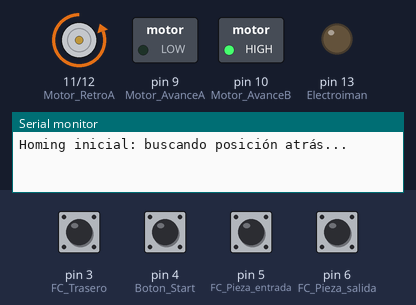
The sketch below on a simulated Arduino Uno, built with avr-gcc and run on an emulated ATmega328P. Parts: motor-driver pin pairs drawn as motors (green arrow = first pin HIGH = forward, orange = second pin HIGH = backward, longer = more drive), switched loads named in the sketch (green lamp = pin HIGH), output pins drawn as LEDs (lit = HIGH), the last lines printed to the serial monitor. Inputs (shaded band) come from the test bench; at power-on: pin 3 (FC_Trasero), pin 4 (Boton_Start), pin 5 (FC_Pieza_entrada), pin 6 (FC_Pieza_salida) HIGH.

Above: at 0.8 s.
0.9 s: pin 3 (FC_Trasero) pulled LOW for 0.15 s
At 2.1 s:
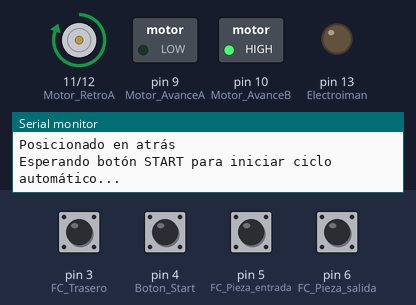
2.5 s: pin 4 (Boton_Start) pulled LOW for 0.15 s
Timing chart, 0 to 5.5 s (numbered marks = the images above; inputs shaded):
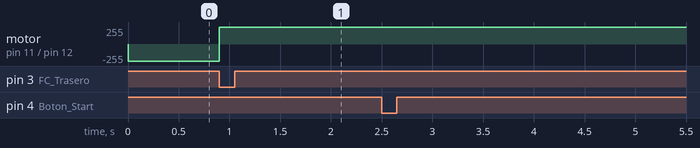

The sketch:

Codigo.ino
```cpp
// ================== ENTRADAS (INPUT_PULLUP, activas LOW) ==================
const int FC_Delante       = 2;   // LOW cuando toca final delante
const int FC_Trasero       = 3;   // LOW cuando toca final atrás
const int FC_Pieza_entrada  = 5;   // LOW cuando hay pieza delante
const int FC_Pieza_salida   = 6;   // LOW cuando hay pieza detrás
const int Boton_Start      = 4;   // LOW al pulsar

// ================== SALIDAS ==================
const int Motor_AvanceA     = 9;
const int Motor_AvanceB     = 10;
const int Motor_RetroA      = 11;
const int Motor_RetroB      = 12;
const int Electroiman      = 13;

// ============================================================
bool automatico = false;   // Solo inicia tras pulsar START
unsigned long delay_suelta = 1000;  // Retardo tras liberar zona trasera

void setup() {
  pinMode(FC_Delante, INPUT_PULLUP);
  pinMode(FC_Trasero, INPUT_PULLUP);
  pinMode(FC_Pieza_entrada, INPUT_PULLUP);
  pinMode(FC_Pieza_salida, INPUT_PULLUP);
  pinMode(Boton_Start, INPUT_PULLUP);

  pinMode(Motor_AvanceA, OUTPUT);
  pinMode(Motor_AvanceB, OUTPUT);
  pinMode(Motor_RetroA, OUTPUT);
  pinMode(Motor_RetroB, OUTPUT);
  pinMode(Electroiman, OUTPUT);

  detenerMotor();
  digitalWrite(Electroiman, LOW);

  Serial.begin(9600);

  posicion_inicial();   // Se posiciona atras al iniciar

  Serial.println("Esperando botón START para iniciar ciclo automático...");
}

// ============================================================

void loop() {

  // ----------- ESPERA PRIMERA PULSACIÓN PARA EMPEZAR -----------
  if (!automatico) {
    if (digitalRead(Boton_Start) == LOW) { // pulsado -> activo
      automatico = true;
      Serial.println(">>> Ciclo automático INICIADO");
      delay(300);   // antirrebote básico
    }
    return;
  }

  // ===================== CICLO AUTOMÁTICO CONTINUO =======================

  // Si hay pieza en la parte delantera -> recoger
  if (digitalRead(FC_Pieza_entrada) == LOW) {
    Serial.println("Hay pieza delante, yendo a recoger...");

    moverAdelante();
    while (digitalRead(FC_Delante) == HIGH); // Espera llegar al FC
    detenerMotor();

    digitalWrite(Electroiman, HIGH); // Coger pieza
    delay(200);

    moverAtras();
    while (digitalRead(FC_Trasero) == HIGH); // Espera llegar atrás
    detenerMotor();

    // Si NO hay pieza detrás -> soltar
    if (digitalRead(FC_Pieza_salida) == HIGH) {
      Serial.println("Zona trasera libre -> dejando pieza");
      digitalWrite(Electroiman, LOW);
      delay(300);
    }
    else {
      Serial.println("Zona trasera ocupada, esperando a que retiren...");
      while (digitalRead(FC_Pieza_salida) == LOW);  // espera que quiten
      delay(delay_suelta);
      digitalWrite(Electroiman, LOW);
      Serial.println("Pieza depositada");
    }
  }

  // Si no hay pieza delante pero sí detrás -> espera retirada
  else if (digitalRead(FC_Pieza_salida) == LOW) {
    Serial.println("Esperando a que retiren pieza trasera...");
    while (digitalRead(FC_Pieza_salida) == LOW);
    delay(500);
  }

  else {
    Serial.println("Sin piezas disponibles -> esperando ciclo...");
    delay(300);
  }
}

// ============================================================
// ------------------------ FUNCIONES -------------------------
```

Movimiento_Motor.ino
```cpp
void moverAdelante(){
  digitalWrite(Motor_RetroA, HIGH);
  digitalWrite(Motor_RetroB, LOW);
  digitalWrite(Motor_AvanceA, HIGH);
  digitalWrite(Motor_AvanceB, LOW);
}

void moverAtras(){
  digitalWrite(Motor_AvanceA, LOW);
  digitalWrite(Motor_AvanceB, HIGH);
  digitalWrite(Motor_RetroA, LOW);
  digitalWrite(Motor_RetroB, HIGH);
}

void detenerMotor(){
  digitalWrite(Motor_AvanceA, LOW);
  digitalWrite(Motor_AvanceB, HIGH);
  digitalWrite(Motor_RetroA, HIGH);
  digitalWrite(Motor_RetroB, LOW);
}
```

Posicial_Inicial.ino
```cpp
void posicion_inicial(){
  Serial.println("Homing inicial: buscando posición atrás...");
  moverAtras();
  while (digitalRead(FC_Trasero) == HIGH);  // espera a que llegue al final
  detenerMotor();
  Serial.println("Posicionado en atrás");
}
```

Measured:
- after the input at 0.9 s, motor on pin 11 (Motor_RetroA) / pin 12 (Motor_RetroB): backward 255/255 → forward 255/255 at once
